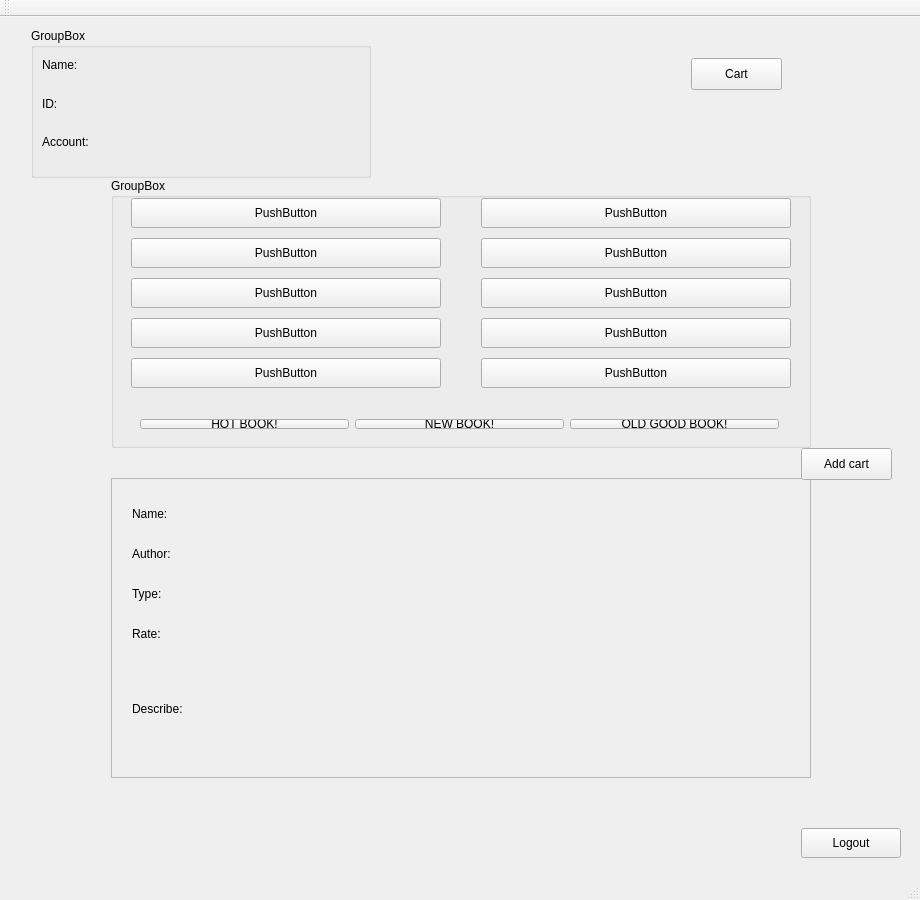
<?xml version="1.0" encoding="UTF-8"?>
<ui version="4.0">
 <class>MainWindow</class>
 <widget class="QMainWindow" name="MainWindow">
  <property name="geometry">
   <rect>
    <x>0</x>
    <y>0</y>
    <width>920</width>
    <height>900</height>
   </rect>
  </property>
  <property name="windowTitle">
   <string>MainWindow</string>
  </property>
  <widget class="QWidget" name="centralWidget">
   <layout class="QHBoxLayout" name="horizontalLayout_7">
    <item>
     <widget class="QStackedWidget" name="stackedWidget">
      <property name="currentIndex">
       <number>1</number>
      </property>
      <widget class="QWidget" name="page">
       <widget class="QPushButton" name="ExitBtn">
        <property name="geometry">
         <rect>
          <x>790</x>
          <y>800</y>
          <width>100</width>
          <height>30</height>
         </rect>
        </property>
        <property name="text">
         <string>EXIT</string>
        </property>
       </widget>
       <widget class="QWidget" name="layoutWidget">
        <property name="geometry">
         <rect>
          <x>13</x>
          <y>10</y>
          <width>881</width>
          <height>38</height>
         </rect>
        </property>
        <layout class="QHBoxLayout" name="horizontalLayout_5">
         <item>
          <widget class="QLabel" name="label_3">
           <property name="font">
            <font>
             <family>Lucida Grande</family>
             <pointsize>20</pointsize>
            </font>
           </property>
           <property name="text">
            <string>&lt;!DOCTYPE HTML PUBLIC &quot;-//W3C//DTD HTML 4.0//EN&quot; &quot;http://www.w3.org/TR/REC-html40/strict.dtd&quot;&gt;
&lt;html&gt;&lt;head&gt;&lt;meta name=&quot;qrichtext&quot; content=&quot;1&quot; /&gt;&lt;style type=&quot;text/css&quot;&gt;
p, li { white-space: pre-wrap; }
&lt;/style&gt;&lt;/head&gt;&lt;body style=&quot; font-family:'.SF NS Text'; font-size:13pt; font-weight:400; font-style:normal;&quot;&gt;
&lt;p style=&quot; margin-top:0px; margin-bottom:0px; margin-left:0px; margin-right:0px; -qt-block-indent:0; text-indent:0px;&quot;&gt;LIBPRO&lt;/p&gt;&lt;/body&gt;&lt;/html&gt;</string>
           </property>
          </widget>
         </item>
         <item>
          <layout class="QHBoxLayout" name="horizontalLayout_4">
           <item>
            <layout class="QHBoxLayout" name="horizontalLayout_3">
             <item>
              <widget class="QLabel" name="label">
               <property name="text">
                <string>Account Name</string>
               </property>
              </widget>
             </item>
             <item>
              <widget class="QLineEdit" name="AccountEdit"/>
             </item>
            </layout>
           </item>
           <item>
            <layout class="QHBoxLayout" name="horizontalLayout_2">
             <item>
              <widget class="QLabel" name="label_2">
               <property name="text">
                <string>Password</string>
               </property>
              </widget>
             </item>
             <item>
              <widget class="QLineEdit" name="PassEdit">
               <property name="echoMode">
                <enum>QLineEdit::Password</enum>
               </property>
              </widget>
             </item>
            </layout>
           </item>
           <item>
            <layout class="QHBoxLayout" name="horizontalLayout">
             <item>
              <widget class="QPushButton" name="Loginbtn">
               <property name="text">
                <string>Login</string>
               </property>
              </widget>
             </item>
             <item>
              <widget class="QPushButton" name="Registerbtn">
               <property name="text">
                <string>Register</string>
               </property>
              </widget>
             </item>
            </layout>
           </item>
          </layout>
         </item>
        </layout>
       </widget>
      </widget>
      <widget class="QWidget" name="page_2">
       <widget class="QPushButton" name="LogOut">
        <property name="geometry">
         <rect>
          <x>790</x>
          <y>800</y>
          <width>100</width>
          <height>30</height>
         </rect>
        </property>
        <property name="text">
         <string>Logout</string>
        </property>
       </widget>
       <widget class="QGroupBox" name="groupBox">
        <property name="geometry">
         <rect>
          <x>100</x>
          <y>150</y>
          <width>700</width>
          <height>270</height>
         </rect>
        </property>
        <property name="title">
         <string>GroupBox</string>
        </property>
        <widget class="QPushButton" name="BookShow">
         <property name="geometry">
          <rect>
           <x>20</x>
           <y>20</y>
           <width>310</width>
           <height>30</height>
          </rect>
         </property>
         <property name="text">
          <string>PushButton</string>
         </property>
        </widget>
        <widget class="QPushButton" name="BookShow_2">
         <property name="geometry">
          <rect>
           <x>20</x>
           <y>60</y>
           <width>310</width>
           <height>30</height>
          </rect>
         </property>
         <property name="text">
          <string>PushButton</string>
         </property>
        </widget>
        <widget class="QPushButton" name="BookShow_3">
         <property name="geometry">
          <rect>
           <x>20</x>
           <y>100</y>
           <width>310</width>
           <height>30</height>
          </rect>
         </property>
         <property name="text">
          <string>PushButton</string>
         </property>
        </widget>
        <widget class="QPushButton" name="BookShow_4">
         <property name="geometry">
          <rect>
           <x>20</x>
           <y>140</y>
           <width>310</width>
           <height>30</height>
          </rect>
         </property>
         <property name="text">
          <string>PushButton</string>
         </property>
        </widget>
        <widget class="QPushButton" name="BookShow_5">
         <property name="geometry">
          <rect>
           <x>20</x>
           <y>180</y>
           <width>310</width>
           <height>30</height>
          </rect>
         </property>
         <property name="text">
          <string>PushButton</string>
         </property>
        </widget>
        <widget class="QPushButton" name="BookShow_6">
         <property name="geometry">
          <rect>
           <x>370</x>
           <y>20</y>
           <width>310</width>
           <height>30</height>
          </rect>
         </property>
         <property name="text">
          <string>PushButton</string>
         </property>
        </widget>
        <widget class="QPushButton" name="BookShow_7">
         <property name="geometry">
          <rect>
           <x>370</x>
           <y>60</y>
           <width>310</width>
           <height>30</height>
          </rect>
         </property>
         <property name="text">
          <string>PushButton</string>
         </property>
        </widget>
        <widget class="QPushButton" name="BookShow_8">
         <property name="geometry">
          <rect>
           <x>370</x>
           <y>100</y>
           <width>310</width>
           <height>30</height>
          </rect>
         </property>
         <property name="text">
          <string>PushButton</string>
         </property>
        </widget>
        <widget class="QPushButton" name="BookShow_9">
         <property name="geometry">
          <rect>
           <x>370</x>
           <y>140</y>
           <width>310</width>
           <height>30</height>
          </rect>
         </property>
         <property name="text">
          <string>PushButton</string>
         </property>
        </widget>
        <widget class="QPushButton" name="BookShow_10">
         <property name="geometry">
          <rect>
           <x>370</x>
           <y>180</y>
           <width>310</width>
           <height>30</height>
          </rect>
         </property>
         <property name="text">
          <string>PushButton</string>
         </property>
        </widget>
        <widget class="QWidget" name="layoutWidget">
         <property name="geometry">
          <rect>
           <x>18</x>
           <y>230</y>
           <width>661</width>
           <height>32</height>
          </rect>
         </property>
         <layout class="QHBoxLayout" name="horizontalLayout_6">
          <item>
           <widget class="QPushButton" name="pushButton">
            <property name="text">
             <string>HOT BOOK!</string>
            </property>
           </widget>
          </item>
          <item>
           <widget class="QPushButton" name="pushButton_2">
            <property name="text">
             <string>NEW BOOK!</string>
            </property>
           </widget>
          </item>
          <item>
           <widget class="QPushButton" name="pushButton_3">
            <property name="text">
             <string>OLD GOOD BOOK!</string>
            </property>
           </widget>
          </item>
         </layout>
        </widget>
       </widget>
       <widget class="QScrollArea" name="scrollArea">
        <property name="geometry">
         <rect>
          <x>100</x>
          <y>450</y>
          <width>700</width>
          <height>300</height>
         </rect>
        </property>
        <property name="widgetResizable">
         <bool>true</bool>
        </property>
        <widget class="QWidget" name="scrollAreaWidgetContents">
         <property name="geometry">
          <rect>
           <x>0</x>
           <y>0</y>
           <width>698</width>
           <height>298</height>
          </rect>
         </property>
         <widget class="QLabel" name="BookName">
          <property name="geometry">
           <rect>
            <x>20</x>
            <y>20</y>
            <width>660</width>
            <height>30</height>
           </rect>
          </property>
          <property name="text">
           <string>Name:</string>
          </property>
         </widget>
         <widget class="QLabel" name="BookAuthor">
          <property name="geometry">
           <rect>
            <x>20</x>
            <y>60</y>
            <width>660</width>
            <height>30</height>
           </rect>
          </property>
          <property name="text">
           <string>Author:</string>
          </property>
         </widget>
         <widget class="QLabel" name="BookType">
          <property name="geometry">
           <rect>
            <x>20</x>
            <y>100</y>
            <width>660</width>
            <height>30</height>
           </rect>
          </property>
          <property name="text">
           <string>Type:</string>
          </property>
         </widget>
         <widget class="QLabel" name="BookRate">
          <property name="geometry">
           <rect>
            <x>20</x>
            <y>140</y>
            <width>660</width>
            <height>30</height>
           </rect>
          </property>
          <property name="text">
           <string>Rate:</string>
          </property>
         </widget>
         <widget class="QLabel" name="BookDes">
          <property name="geometry">
           <rect>
            <x>20</x>
            <y>180</y>
            <width>660</width>
            <height>100</height>
           </rect>
          </property>
          <property name="text">
           <string>Describe:</string>
          </property>
         </widget>
        </widget>
       </widget>
       <widget class="QGroupBox" name="groupBox_2">
        <property name="geometry">
         <rect>
          <x>20</x>
          <y>0</y>
          <width>340</width>
          <height>150</height>
         </rect>
        </property>
        <property name="title">
         <string>GroupBox</string>
        </property>
        <widget class="QWidget" name="layoutWidget">
         <property name="geometry">
          <rect>
           <x>0</x>
           <y>10</y>
           <width>331</width>
           <height>131</height>
          </rect>
         </property>
         <layout class="QVBoxLayout" name="verticalLayout">
          <item>
           <widget class="QLabel" name="Name">
            <property name="text">
             <string>Name:</string>
            </property>
           </widget>
          </item>
          <item>
           <widget class="QLabel" name="ID">
            <property name="text">
             <string>ID:</string>
            </property>
           </widget>
          </item>
          <item>
           <widget class="QLabel" name="AccName">
            <property name="text">
             <string>Account:</string>
            </property>
           </widget>
          </item>
         </layout>
        </widget>
       </widget>
       <widget class="QPushButton" name="AddCart">
        <property name="geometry">
         <rect>
          <x>790</x>
          <y>420</y>
          <width>91</width>
          <height>32</height>
         </rect>
        </property>
        <property name="text">
         <string>Add cart</string>
        </property>
       </widget>
       <widget class="QPushButton" name="Cart">
        <property name="geometry">
         <rect>
          <x>680</x>
          <y>30</y>
          <width>91</width>
          <height>32</height>
         </rect>
        </property>
        <property name="text">
         <string>Cart</string>
        </property>
       </widget>
      </widget>
      <widget class="QWidget" name="page_3">
       <widget class="QListWidget" name="listWidget">
        <property name="enabled">
         <bool>true</bool>
        </property>
        <property name="geometry">
         <rect>
          <x>60</x>
          <y>60</y>
          <width>511</width>
          <height>221</height>
         </rect>
        </property>
       </widget>
       <widget class="QPushButton" name="WatchBook">
        <property name="geometry">
         <rect>
          <x>140</x>
          <y>290</y>
          <width>113</width>
          <height>32</height>
         </rect>
        </property>
        <property name="text">
         <string>Watch Book</string>
        </property>
       </widget>
       <widget class="QPushButton" name="WatchBook_2">
        <property name="geometry">
         <rect>
          <x>320</x>
          <y>290</y>
          <width>113</width>
          <height>32</height>
         </rect>
        </property>
        <property name="text">
         <string>Submit</string>
        </property>
       </widget>
       <widget class="QScrollArea" name="scrollArea_2">
        <property name="geometry">
         <rect>
          <x>80</x>
          <y>360</y>
          <width>571</width>
          <height>241</height>
         </rect>
        </property>
        <property name="widgetResizable">
         <bool>true</bool>
        </property>
        <widget class="QWidget" name="scrollAreaWidgetContents_2">
         <property name="geometry">
          <rect>
           <x>0</x>
           <y>0</y>
           <width>569</width>
           <height>239</height>
          </rect>
         </property>
         <widget class="QLabel" name="BookName_2">
          <property name="geometry">
           <rect>
            <x>20</x>
            <y>20</y>
            <width>660</width>
            <height>30</height>
           </rect>
          </property>
          <property name="text">
           <string>Name:</string>
          </property>
         </widget>
         <widget class="QLabel" name="BookAuthor_2">
          <property name="geometry">
           <rect>
            <x>20</x>
            <y>60</y>
            <width>660</width>
            <height>30</height>
           </rect>
          </property>
          <property name="text">
           <string>Author:</string>
          </property>
         </widget>
         <widget class="QLabel" name="BookType_2">
          <property name="geometry">
           <rect>
            <x>20</x>
            <y>100</y>
            <width>660</width>
            <height>30</height>
           </rect>
          </property>
          <property name="text">
           <string>Type:</string>
          </property>
         </widget>
         <widget class="QLabel" name="BookRate_2">
          <property name="geometry">
           <rect>
            <x>20</x>
            <y>140</y>
            <width>660</width>
            <height>30</height>
           </rect>
          </property>
          <property name="text">
           <string>Rate:</string>
          </property>
         </widget>
         <widget class="QLabel" name="BookDes_2">
          <property name="geometry">
           <rect>
            <x>20</x>
            <y>180</y>
            <width>660</width>
            <height>100</height>
           </rect>
          </property>
          <property name="text">
           <string>Describe:</string>
          </property>
         </widget>
         <widget class="QLabel" name="BookID_2">
          <property name="geometry">
           <rect>
            <x>20</x>
            <y>180</y>
            <width>660</width>
            <height>30</height>
           </rect>
          </property>
          <property name="text">
           <string>ID:</string>
          </property>
         </widget>
        </widget>
       </widget>
      </widget>
     </widget>
    </item>
   </layout>
  </widget>
  <widget class="QMenuBar" name="menuBar">
   <property name="geometry">
    <rect>
     <x>0</x>
     <y>0</y>
     <width>920</width>
     <height>22</height>
    </rect>
   </property>
  </widget>
  <widget class="QToolBar" name="mainToolBar">
   <attribute name="toolBarArea">
    <enum>TopToolBarArea</enum>
   </attribute>
   <attribute name="toolBarBreak">
    <bool>false</bool>
   </attribute>
  </widget>
  <widget class="QStatusBar" name="statusBar"/>
 </widget>
 <layoutdefault spacing="6" margin="11"/>
 <resources/>
 <connections/>
</ui>
